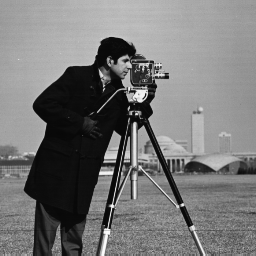
#> input picture DIP3E_Original_Images_CH02/Fig0222(b)(cameraman).tif, 256 x 256 px
$ python part4_zoom_and_aliasing.py
#> lines starting #> are read from the running program, lines starting #| are printed output that depends on the picture
"""
Part 4: Zoom and Aliasing — What Pixels Really Look Like

Demonstrates nearest-neighbour vs bilinear zoom, downsampling artefacts,
and the checkerboard aliasing example.

Run: python part4_zoom_and_aliasing.py
"""

# --- Setup ---
from pathlib import Path
import numpy as np
import matplotlib.pyplot as plt
from PIL import Image

COLORS = {
    'primary':   '#2196F3',
    'secondary': '#4CAF50',
    'result':    '#FFC107',
    'highlight': '#F44336',
    'transform': '#9C27B0',
    'gradient':  '#FF9800',
}

DIP_CH02 = Path(__file__).parent / '../../DIP3E_Original_Images_CH02'

np.random.seed(42)
print("Part 4: Zoom and Aliasing")
print("=" * 40)


# ── Algorithm ──────────────────────────────────────────────
# Zoom reveals the pixel grid
# 1. Load the cameraman image and crop a small region (e.g., 16×16 face area)
# 2. Zoom in using nearest-neighbour (PIL NEAREST) to 256×256
# 3. Zoom in using bilinear (PIL BILINEAR) to 256×256
# 4. Display the original crop and both zoomed versions side by side
# What to look for: nearest-neighbour produces hard block edges — each original
#   pixel maps to a solid rectangle. Bilinear blends neighbouring values and
#   looks smoother but blurry. Neither method recovers real detail.
# ───────────────────────────────────────────────────────────

cameraman_path = DIP_CH02 / 'Fig0222(b)(cameraman).tif'
cameraman_pil  = Image.open(cameraman_path).convert('L')
#> cameraman_pil is the input picture: PIL image 256x256 L; min 7, max 253, mean 118.7
cameraman_arr  = np.array(cameraman_pil)

# Crop a small region (top-left area of the face)
crop_row_start, crop_col_start = 60, 90
crop_size = 20
tiny_crop_arr = cameraman_arr[crop_row_start:crop_row_start + crop_size,
                              crop_col_start:crop_col_start + crop_size]
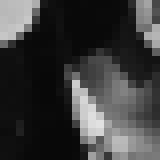
#> tiny_crop_arr: shape (20, 20) (shown 8 times larger); min 8, max 225, mean 59.3
tiny_crop_pil = Image.fromarray(tiny_crop_arr)

target_display_size = (200, 200)
zoomed_nearest  = tiny_crop_pil.resize(target_display_size, Image.NEAREST)
zoomed_bilinear = tiny_crop_pil.resize(target_display_size, Image.BILINEAR)
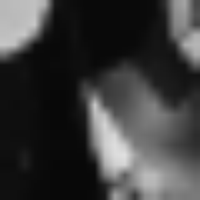
#> zoomed_bilinear: PIL image 200x200 L; min 8, max 224, mean 59.3

fig, axes = plt.subplots(1, 3, figsize=(13, 4))
fig.suptitle('Zoom Comparison: Nearest-Neighbour vs Bilinear Interpolation', fontsize=13)

axes[0].imshow(tiny_crop_arr, cmap='gray', vmin=0, vmax=255, interpolation='nearest')
axes[0].set_title(f'Original crop\n{crop_size}×{crop_size} pixels', fontsize=11)
axes[0].axis('off')

axes[1].imshow(np.array(zoomed_nearest), cmap='gray', vmin=0, vmax=255)
axes[1].set_title(f'Nearest-neighbour zoom\n{target_display_size[0]}×{target_display_size[1]}\n'
                  f'(blocky — pixel grid visible)', fontsize=11)
axes[1].axis('off')

axes[2].imshow(np.array(zoomed_bilinear), cmap='gray', vmin=0, vmax=255)
axes[2].set_title(f'Bilinear zoom\n{target_display_size[0]}×{target_display_size[1]}\n'
                  f'(smooth — but blurry)', fontsize=11)
axes[2].axis('off')

plt.tight_layout()
plt.show()
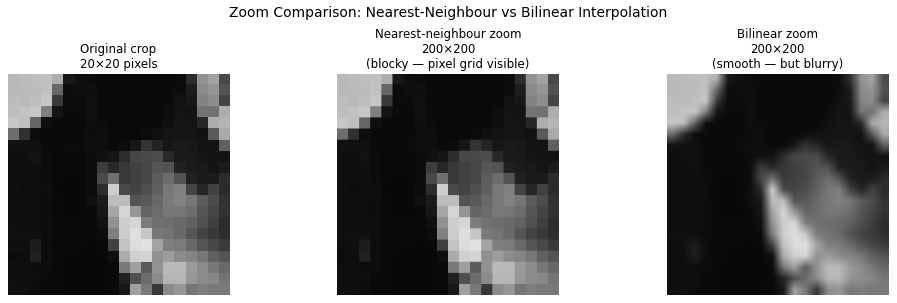
#> figure drawn by matplotlib, 3 panels

print("Both methods invent pixels. Neither recovers detail that was never captured.")
print()


# ── Algorithm ──────────────────────────────────────────────
# Downsampling information loss
# 1. Load the chronometer (high-detail) image
# 2. Downsample to several sizes with and without anti-aliasing filter
# 3. Upsample back to original size for visual comparison
# What to look for: without anti-aliasing, fine details produce moiré / aliasing
#   artefacts. With anti-aliasing (LANCZOS), fine details are smoothly blurred out
#   instead. In both cases, the detail is gone — only the failure mode differs.
# ───────────────────────────────────────────────────────────

chrono_path = DIP_CH02 / 'Fig0220(a)(chronometer 3692x2812  2pt25 inch 1250 dpi).tif'
#> (the run stopped early here; a loop or call above may not have finished)
